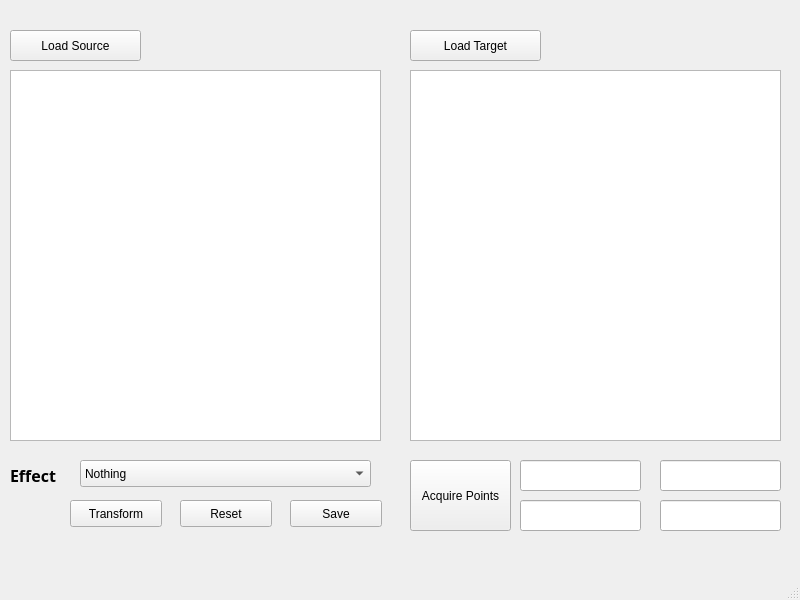
<?xml version="1.0" encoding="UTF-8"?>
<ui version="4.0">
 <class>mainWindow</class>
 <widget class="QMainWindow" name="mainWindow">
  <property name="geometry">
   <rect>
    <x>0</x>
    <y>0</y>
    <width>800</width>
    <height>600</height>
   </rect>
  </property>
  <property name="windowTitle">
   <string>MainWindow</string>
  </property>
  <widget class="QWidget" name="centralwidget">
   <widget class="QComboBox" name="EffectList">
    <property name="geometry">
     <rect>
      <x>80</x>
      <y>460</y>
      <width>291</width>
      <height>27</height>
     </rect>
    </property>
    <item>
     <property name="text">
      <string>Nothing</string>
     </property>
    </item>
    <item>
     <property name="text">
      <string>Rotate 90°</string>
     </property>
    </item>
    <item>
     <property name="text">
      <string>Rotate 180°</string>
     </property>
    </item>
    <item>
     <property name="text">
      <string>Rotate 270°</string>
     </property>
    </item>
    <item>
     <property name="text">
      <string>Flip Horizontally</string>
     </property>
    </item>
    <item>
     <property name="text">
      <string>Flip Vertically</string>
     </property>
    </item>
    <item>
     <property name="text">
      <string>Transpose</string>
     </property>
    </item>
   </widget>
   <widget class="QPushButton" name="TransformButton">
    <property name="geometry">
     <rect>
      <x>70</x>
      <y>500</y>
      <width>92</width>
      <height>27</height>
     </rect>
    </property>
    <property name="text">
     <string>Transform</string>
    </property>
   </widget>
   <widget class="QPushButton" name="ResetButton">
    <property name="geometry">
     <rect>
      <x>180</x>
      <y>500</y>
      <width>92</width>
      <height>27</height>
     </rect>
    </property>
    <property name="text">
     <string>Reset</string>
    </property>
   </widget>
   <widget class="QPushButton" name="SaveButton">
    <property name="geometry">
     <rect>
      <x>290</x>
      <y>500</y>
      <width>92</width>
      <height>27</height>
     </rect>
    </property>
    <property name="text">
     <string>Save</string>
    </property>
   </widget>
   <widget class="QLabel" name="effectLabel">
    <property name="geometry">
     <rect>
      <x>10</x>
      <y>460</y>
      <width>62</width>
      <height>31</height>
     </rect>
    </property>
    <property name="font">
     <font>
      <family>Sans Serif</family>
      <pointsize>12</pointsize>
      <weight>75</weight>
      <bold>true</bold>
     </font>
    </property>
    <property name="text">
     <string>Effect</string>
    </property>
   </widget>
   <widget class="QLineEdit" name="pointBox1">
    <property name="geometry">
     <rect>
      <x>520</x>
      <y>460</y>
      <width>121</width>
      <height>31</height>
     </rect>
    </property>
   </widget>
   <widget class="QLineEdit" name="pointBox4">
    <property name="geometry">
     <rect>
      <x>660</x>
      <y>500</y>
      <width>121</width>
      <height>31</height>
     </rect>
    </property>
   </widget>
   <widget class="QLineEdit" name="pointBox3">
    <property name="geometry">
     <rect>
      <x>520</x>
      <y>500</y>
      <width>121</width>
      <height>31</height>
     </rect>
    </property>
   </widget>
   <widget class="QLineEdit" name="pointBox2">
    <property name="geometry">
     <rect>
      <x>660</x>
      <y>460</y>
      <width>121</width>
      <height>31</height>
     </rect>
    </property>
   </widget>
   <widget class="QGraphicsView" name="SourceView">
    <property name="geometry">
     <rect>
      <x>10</x>
      <y>70</y>
      <width>371</width>
      <height>371</height>
     </rect>
    </property>
   </widget>
   <widget class="QGraphicsView" name="TargetView">
    <property name="geometry">
     <rect>
      <x>410</x>
      <y>70</y>
      <width>371</width>
      <height>371</height>
     </rect>
    </property>
   </widget>
   <widget class="QPushButton" name="PointButton">
    <property name="geometry">
     <rect>
      <x>410</x>
      <y>460</y>
      <width>101</width>
      <height>71</height>
     </rect>
    </property>
    <property name="text">
     <string>Acquire Points</string>
    </property>
   </widget>
   <widget class="QPushButton" name="SourceLoad">
    <property name="geometry">
     <rect>
      <x>10</x>
      <y>30</y>
      <width>131</width>
      <height>31</height>
     </rect>
    </property>
    <property name="text">
     <string>Load Source</string>
    </property>
   </widget>
   <widget class="QPushButton" name="TargetLoad">
    <property name="geometry">
     <rect>
      <x>410</x>
      <y>30</y>
      <width>131</width>
      <height>31</height>
     </rect>
    </property>
    <property name="text">
     <string>Load Target</string>
    </property>
   </widget>
  </widget>
  <widget class="QMenuBar" name="menubar">
   <property name="geometry">
    <rect>
     <x>0</x>
     <y>0</y>
     <width>800</width>
     <height>25</height>
    </rect>
   </property>
  </widget>
  <widget class="QStatusBar" name="statusbar"/>
 </widget>
 <resources/>
 <connections/>
</ui>
